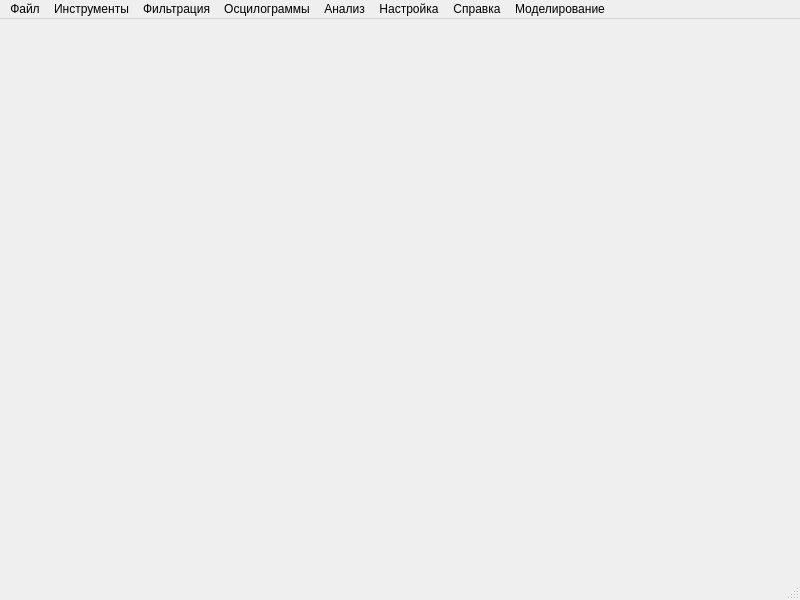
<?xml version="1.0" encoding="UTF-8"?>
<ui version="4.0">
 <class>MainWindow</class>
 <widget class="QMainWindow" name="MainWindow">
  <property name="geometry">
   <rect>
    <x>0</x>
    <y>0</y>
    <width>800</width>
    <height>600</height>
   </rect>
  </property>
  <property name="windowTitle">
   <string>MainWindow</string>
  </property>
  <widget class="QWidget" name="centralwidget"/>
  <widget class="QMenuBar" name="menubar">
   <property name="geometry">
    <rect>
     <x>0</x>
     <y>0</y>
     <width>800</width>
     <height>21</height>
    </rect>
   </property>
   <widget class="QMenu" name="menu">
    <property name="title">
     <string>Файл</string>
    </property>
    <addaction name="fileOpen"/>
    <addaction name="save_file"/>
   </widget>
   <widget class="QMenu" name="menu_2">
    <property name="title">
     <string>Инструменты</string>
    </property>
    <addaction name="signalInformation"/>
    <addaction name="fragment"/>
    <addaction name="resetScale"/>
   </widget>
   <widget class="QMenu" name="menu_3">
    <property name="title">
     <string>Фильтрация</string>
    </property>
    <addaction name="action_2"/>
   </widget>
   <widget class="QMenu" name="menu_4">
    <property name="title">
     <string>Анализ</string>
    </property>
    <addaction name="super_position"/>
   </widget>
   <widget class="QMenu" name="menu_5">
    <property name="title">
     <string>Настройка</string>
    </property>
    <addaction name="action_4"/>
   </widget>
   <widget class="QMenu" name="menu_6">
    <property name="title">
     <string>Справка</string>
    </property>
    <addaction name="action_5"/>
   </widget>
   <widget class="QMenu" name="waveforms">
    <property name="title">
     <string>Осцилограммы</string>
    </property>
   </widget>
   <widget class="QMenu" name="menu_7">
    <property name="title">
     <string>Моделирование</string>
    </property>
    <addaction name="separator"/>
    <addaction name="delayed_single_pulse"/>
    <addaction name="delayed_single_jump"/>
    <addaction name="discretized_decreasing_exponent"/>
    <addaction name="sample_sine_wave"/>
    <addaction name="meandr"/>
    <addaction name="saw"/>
    <addaction name="separator"/>
    <addaction name="exponential_envelope_signal_2"/>
    <addaction name="balanced_envelope_signal"/>
    <addaction name="signal_with_tonal_envelope"/>
    <addaction name="lchs"/>
    <addaction name="separator"/>
    <addaction name="white_noise_interval"/>
    <addaction name="white_noise_with_normal_law"/>
    <addaction name="autoregresy_signal"/>
   </widget>
   <addaction name="menu"/>
   <addaction name="menu_2"/>
   <addaction name="menu_3"/>
   <addaction name="waveforms"/>
   <addaction name="menu_4"/>
   <addaction name="menu_5"/>
   <addaction name="menu_6"/>
   <addaction name="menu_7"/>
  </widget>
  <widget class="QStatusBar" name="statusbar"/>
  <action name="fileOpen">
   <property name="text">
    <string>Открыть</string>
   </property>
  </action>
  <action name="signalInformation">
   <property name="text">
    <string>Информация о сигнале</string>
   </property>
  </action>
  <action name="action_2">
   <property name="text">
    <string>Пункт 1</string>
   </property>
  </action>
  <action name="super_position">
   <property name="text">
    <string>Суперпозиция</string>
   </property>
  </action>
  <action name="action_4">
   <property name="text">
    <string>Пункт 1</string>
   </property>
  </action>
  <action name="action_5">
   <property name="text">
    <string>Пункт 1</string>
   </property>
  </action>
  <action name="fragment">
   <property name="text">
    <string>Фрагмент</string>
   </property>
  </action>
  <action name="resetScale">
   <property name="text">
    <string>Восстановить первоначальный масштаб</string>
   </property>
  </action>
  <action name="delayed_single_pulse">
   <property name="text">
    <string>Задержанный единичный импульс</string>
   </property>
  </action>
  <action name="delayed_single_jump">
   <property name="text">
    <string>Задержанный единичный скачок</string>
   </property>
  </action>
  <action name="discretized_decreasing_exponent">
   <property name="text">
    <string>Дискретизированная убывающая экспонента</string>
   </property>
  </action>
  <action name="sample_sine_wave">
   <property name="text">
    <string>Дискретизированная синусоида</string>
   </property>
  </action>
  <action name="meandr">
   <property name="text">
    <string>Меандр</string>
   </property>
  </action>
  <action name="saw">
   <property name="text">
    <string>Пила</string>
   </property>
  </action>
  <action name="exponential_envelope_signal">
   <property name="text">
    <string>Амплитудная модуляция</string>
   </property>
  </action>
  <action name="exponential_envelope_signal_2">
   <property name="text">
    <string>Сигнал с экспоненциальной огибающей</string>
   </property>
  </action>
  <action name="balanced_envelope_signal">
   <property name="text">
    <string>Сигнал с балансной огибающей</string>
   </property>
  </action>
  <action name="signal_with_tonal_envelope">
   <property name="text">
    <string>Сигнал с тональной огибающей</string>
   </property>
  </action>
  <action name="lchs">
   <property name="text">
    <string>Сигнал с линейной частотной модуляцией</string>
   </property>
  </action>
  <action name="save_file">
   <property name="text">
    <string>Сохранить</string>
   </property>
  </action>
  <action name="white_noise_interval">
   <property name="text">
    <string>Сигнал белого шума равномерно распределенный в интервале</string>
   </property>
  </action>
  <action name="white_noise_with_normal_law">
   <property name="text">
    <string>Сигнал белого шума распределенного по нормальному закону</string>
   </property>
  </action>
  <action name="autoregresy_signal">
   <property name="text">
    <string>Сигнал авторегрессии скользящего среднего порядка</string>
   </property>
  </action>
 </widget>
 <resources/>
 <connections/>
</ui>
